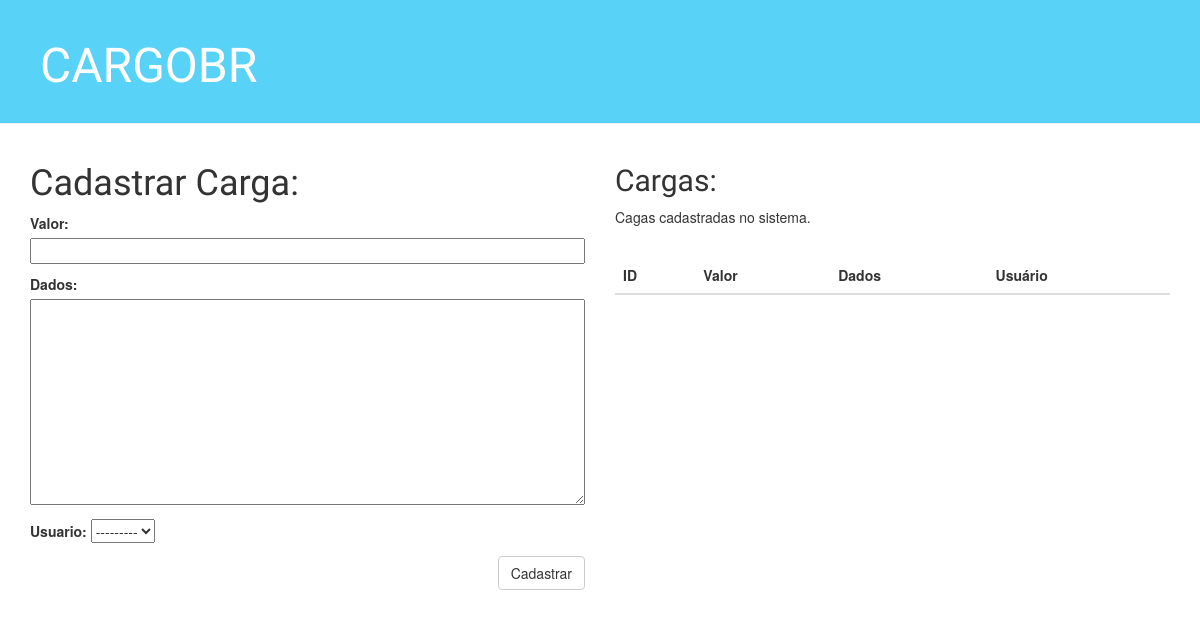
Before: / with the older database file.
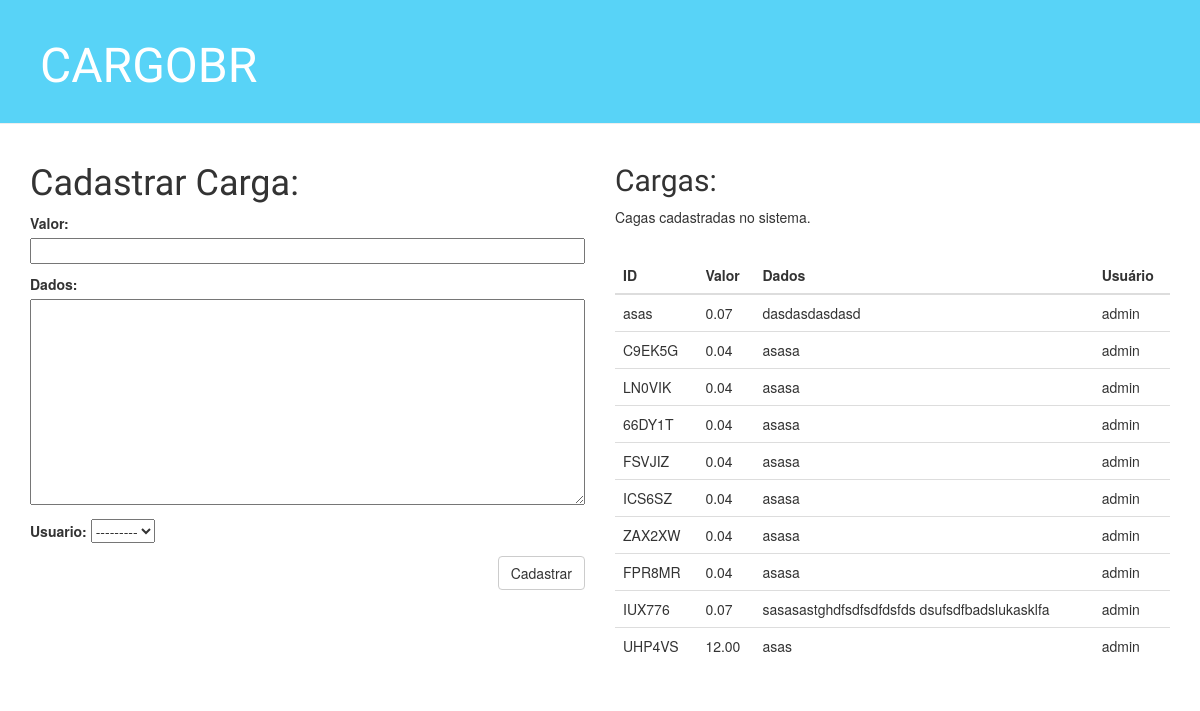
After: the same page with the newer database file.
### carga/models.py (models this page shows, shortened)
class Carga(models.Model):
	id_carga = models.CharField(max_length=6,unique=True)
	valor = models.DecimalField(max_digits=15,decimal_places=2)
	dados = models.TextField()
	usuario = models.ForeignKey('auth.User')

### carga/views.py (the view)
# urls.py: url(r'^$', views.cadastrar_carga),
def cadastrar_carga(request):
	cargas_cadastradas = Carga.objects.all()
	if request.method == "POST":
		form = FormCarga(request.POST)
		if form.is_valid():
			carga = form.save(commit=False)
			carga.cadastro()
			return redirect('carga.views.cadastrar_carga')
	else:
		form = FormCarga()
	return render(request, 'carga/cadastrar_carga.html', {'cargas_cadastradas':cargas_cadastradas,'form':form})

### carga/forms.py
class FormCarga(forms.ModelForm):
    class Meta:
        model = Carga
        fields = ('valor','dados','usuario',)

### carga/templates/carga/cadastrar_carga.html (shortened to what this page needs)
<!DOCTYPE html>
{% load staticfiles %}
<html lang="pt-br">
	<head>
	  <link rel="stylesheet" href="http://maxcdn.bootstrapcdn.com/bootstrap/3.3.5/css/bootstrap.min.css">
	  <link rel="stylesheet" href="{% static "css/carga.css" %}">
	</head>
	 <div class="page-header">
            <h1><a href="/">CARGOBR</a></h1>
     </div>
	<div class="container">
		<div class="row">
			<div class="col-md-6">
				<h1>Cadastrar Carga:</h1>
			    <form method="POST" class="post-form">{% csrf_token %}
			        {{ form.as_p }}
			        <button type="submit" class="save btn btn-default">Cadastrar</button>
			    </form>
			</div>
			<div class="col-md-6">
				<h2>Cargas:</h2>
				<p>Cagas cadastradas no sistema.</p>
				<br>
				<table class="table">
					<thead>
	      				<tr>
	        				<th>ID</th>
	        				<th>Valor</th>
	       					<th>Dados</th>
	       					<th>Usuário</th>
	      				</tr>
	    			</thead>
	    			<tbody>
						{% for carga in cargas_cadastradas %}
						<tr>
						    <td>{{ carga.id_carga }}</td>
						    <td>{{ carga.valor }}</td>
						    <td>{{ carga.dados }}</td>
						    <td>{{ carga.usuario }}</td>
					  	</tr>
						{% endfor %}
					</tbody>
				</table>
			</div>
		</div>
	</div>
</html>

### carga/static/css/carga.css (style rules this page uses)
.page-header { background-color: #58D3F7; margin-top: 0; padding: 20px 20px 20px 40px; }
.page-header h1, .page-header h1 a, .page-header h1 a:visited, .page-header h1 a:active { color: #ffffff; font-size: 36pt; text-decoration: none; }
h1, h2, h3, h4 { font-family: 'Old Standard TT', cursive; }
.save { float: right; }
.post-form textarea, .post-form input { width: 100%; }

Changed rows visible on the page:
added Carga: id_carga "asas", valor "0.07", dados "dasdasdasdasd", usuario "admin"
added Carga: id_carga "C9EK5G", valor "0.04", dados "asasa", usuario "admin"
added Carga: id_carga "LN0VIK", valor "0.04", dados "asasa", usuario "admin"
added Carga: id_carga "66DY1T", valor "0.04", dados "asasa", usuario "admin"
added Carga: id_carga "FSVJIZ", valor "0.04", dados "asasa", usuario "admin"
added Carga: id_carga "ICS6SZ", valor "0.04", dados "asasa", usuario "admin"
added Carga: id_carga "ZAX2XW", valor "0.04", dados "asasa", usuario "admin"
added Carga: id_carga "FPR8MR", valor "0.04", dados "asasa", usuario "admin"
added Carga: id_carga "IUX776", valor "0.07", dados "sasasastghdfsdfsdfdsfds dsufsdfbadslukasklfa", usuario "admin"
added Carga: id_carga "UHP4VS", valor "12.00", dados "asas", usuario "admin"
